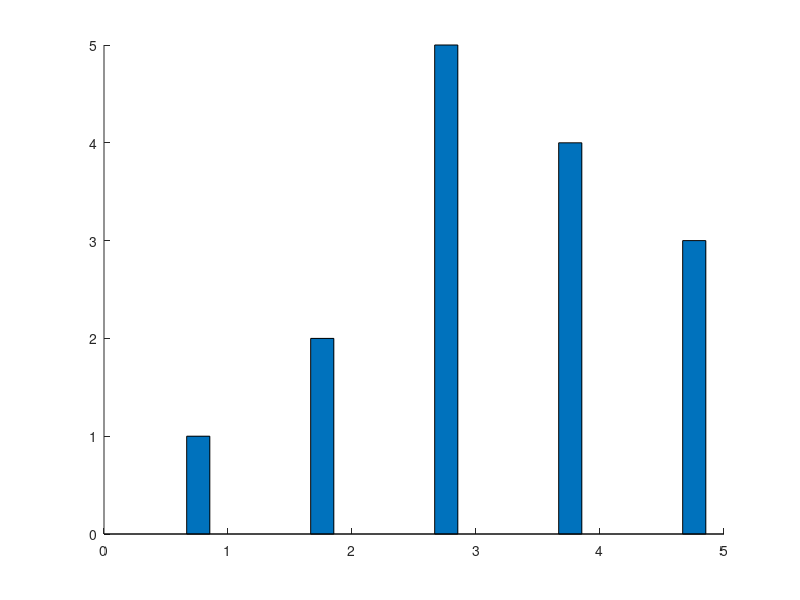

Write MATLAB code to recreate this figure. (Note: this script raises an error after producing the figure.)

Y = [1.0 0.5 0.7
     2.0 1.5 2.0
     5.0 4.0 5.0
     4.0 4.0 4.5
     3.0 2.0 2.0];

fig = figure; 
bar(Y,'group');

% PLOTLY 
response = fig2plotly(fig,'name','matlab_grouped_bar');
plotly_url = response.url;
